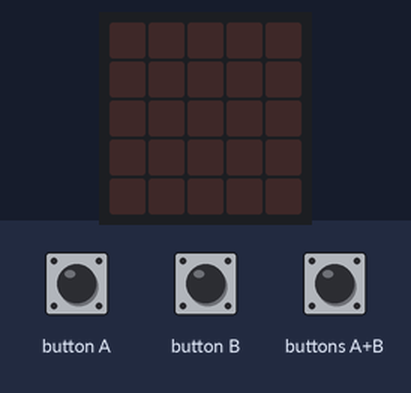
A program run on a simulated BBC micro:bit (MakeCode). Shown: the board's 5×5 LED display. The test bench sets the inputs (shaded band). Random numbers come from a fixed seed.

Above: at 1.2 s.
1.3 s: button A pressed for 0.15 s
At 1.9 s:
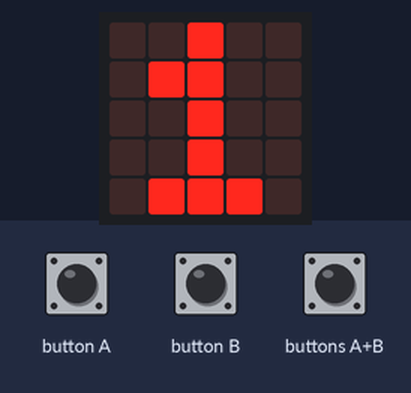
2.9 s: buttons A+B pressed for 0.15 s
At 4.3 s:
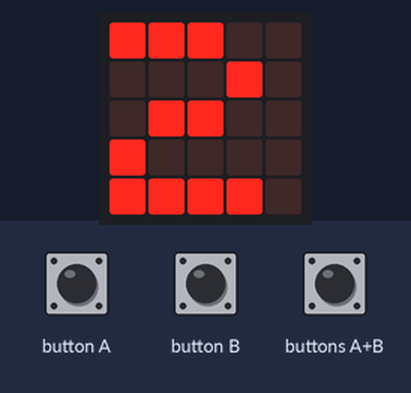
6.0 s: button A pressed for 0.15 s
9.1 s: buttons A+B pressed for 1 s
At 13.1 s:
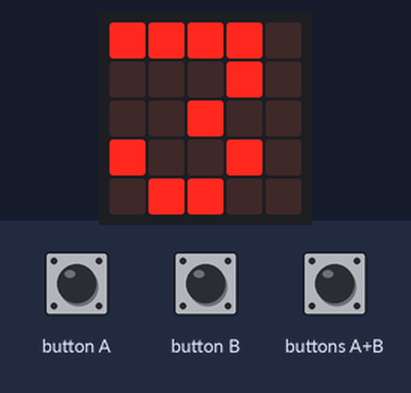
Timing chart, 0 to 14.6 s (numbered marks = the images above; inputs shaded):
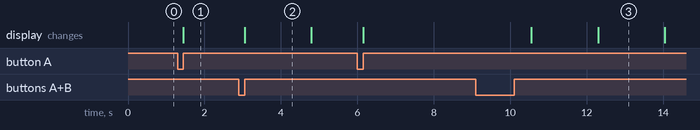

Measured:
- after the input at 1.3 s, the display: changes after 0.15 s (image 1)
- after the input at 2.9 s, the display: changes after 0.15 s (image 2)
- what the display in image 2 shows lasts 1.7 s, from 3.1 s to 4.8 s

The program:

main.ts
```typescript
input.onButtonPressed(Button.A, function () {
    EscolhaJ = EscolhaJ + 1
    if (EscolhaJ > ContadorJ) {
        EscolhaJ = 0
        basic.showNumber(EscolhaJ)
    } else {
        basic.showNumber(EscolhaJ)
    }
})
input.onButtonPressed(Button.AB, function () {
    if (ContadorJ > 0 || ContadorM > 0) {
        EscolhaM = randint(0, 3)
        while (EscolhaM > ContadorM) {
            EscolhaM += randint(0, 3)
        }
        ApostaM = randint(0, 3)
        while (ApostaM == ApostaJ) {
            ApostaM += randint(0, 3)
        }
        basic.showNumber(ApostaM)
        basic.pause(1000)
        basic.showNumber(EscolhaM)
        basic.pause(5000)
        Resultado = EscolhaJ + EscolhaM
        if (Resultado == ApostaJ) {
            basic.showString("J")
            basic.pause(1000)
            ContadorJ = ContadorJ - 1
        } else {
            if (Resultado == ApostaM) {
                ContadorM = ContadorM - 1
                basic.showString("M")
                basic.pause(1000)
            } else {
                basic.showString("N")
                basic.pause(1000)
            }
        }
    } else {
        basic.showString("Vencedor da Partida")
        if (ContadorJ == 0) {
            basic.showString("J")
            basic.pause(1000)
        } else {
            basic.showString("M")
            basic.pause(1000)
        }
    }
})
input.onButtonPressed(Button.B, function () {
    ApostaJ = ApostaJ + 1
    basic.showNumber(ApostaJ)
})
let Resultado = 0
let EscolhaM = 0
let EscolhaJ = 0
let ContadorM = 0
let ContadorJ = 0
let ApostaM = 0
let ApostaJ = 0
ApostaJ = 0
ApostaM = 0
ContadorJ = 3
ContadorM = 3
EscolhaJ = 0
EscolhaM = 0
Resultado = 0
```

test.ts
```typescript
// testes vão aqui; isto não será compilado quando este pacote for usado como uma extensão.
```
